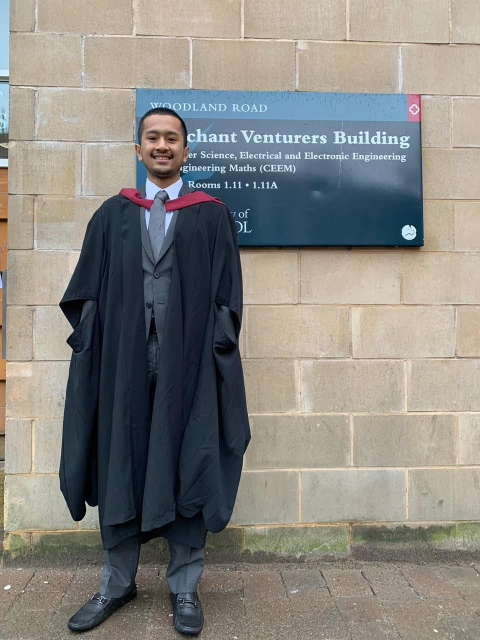
#> input picture face_image/arief_ramadhan/arief_ramadhan_4.jpg, 960 x 1280 px, given in place of the camera (shown at 1/2 size)
$ jupyter execute --allow-errors face_recognition.ipynb   (older library calls are emulated)   (text cells are left out)
#> lines starting #> are read from the running program, lines starting #| are printed output that depends on the picture; after the words box and inside, x2 and y2 are one past the last pixel; in counts of white or black regions, pixels touching at a corner belong together
[cell 1]
import cv2
import os
import pickle
import numpy as np
from PIL import Image

[cell 2]
# Search your opencv location by running this print statement.
# My opencv location is : C:\Users\ACER\AppData\Roaming\Python\Python37\site-packages\cv2
# Go to a folder named "data" and copy the 'haarcascade_frontalface_alt2.xml' to your folder
print(cv2.__file__)

[cell 3]
# Import opencv buildin cascade classifier
face_cascade = cv2.CascadeClassifier('cascades/haarcascade_frontalface_alt2.xml')

[cell 4]
# Accessing web cam. Press q to quit the camera

cap = cv2.VideoCapture(0)

while(True):
    # Capture frame-by-frame
    ret, frame = cap.read()
#> frame is the input picture: shape (1280, 960, 3); mean B, G, R 128.5, 134, 135.7
    gray = cv2.cvtColor(frame, cv2.COLOR_BGR2GRAY)
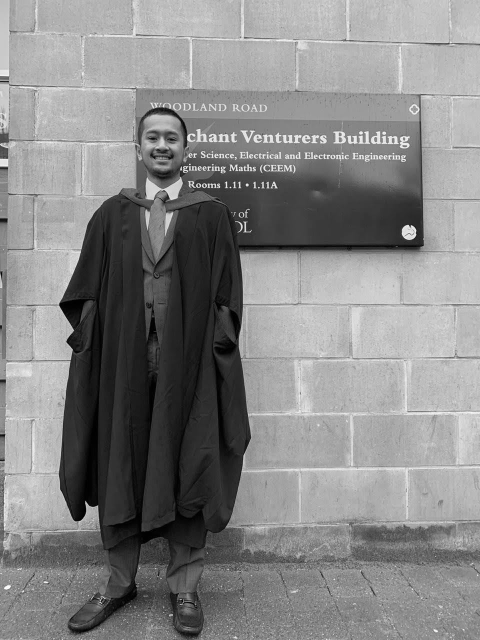
#> gray: shape (1280, 960) (shown at 1/2 size); min 0, max 255, mean 133.8
    faces = face_cascade.detectMultiScale(gray, minNeighbors = 5) #scaleFactor
#> faces = [[270, 233, 109, 109]]

    # x,y = start of the faces frame(top left)
    # w,h = width and height of frame
    for (x, y, w, h) in faces:

        roi_gray = gray[y:y+h, x:x+w]
        roi_color = frame[y:y+h, x:x+w]
        #img_item = 'my_image.png'
        #cv2.imwrite(img_item, roi_gray)

        # Draw a rectangle around detected faces
        color = (255, 0, 0) #BGR (opencv default)
        stroke = 2 #line thickness
        end_cord_x = x+w
        end_cord_y = y+h
        cv2.rectangle(frame, (x,y), (end_cord_x, end_cord_y), color, stroke)
#> this loop made 1 pass
#> (x, y, w, h, color, stroke, end_cord_x, end_cord_y) on pass 1: (270, 233, 109, 109, (255, 0, 0), 2, 379, 342)
#> pass 1, `roi_gray = gray[y:y+h, x:x+w]`:
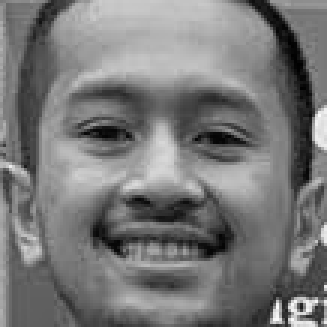
#> roi_gray: shape (109, 109) (shown 3 times larger); min 1, max 250, mean 119.8
#> pass 1, `roi_color = frame[y:y+h, x:x+w]`:
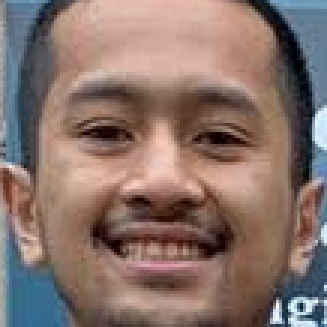
#> roi_color: shape (109, 109, 3) (shown 3 times larger); mean B, G, R 107, 114.2, 135.8
#> after the loop:
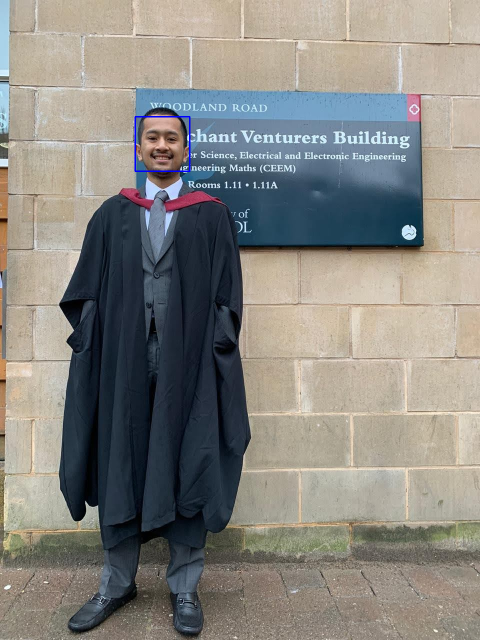
#> frame: shape (1280, 960, 3) (shown at 1/2 size); 0.11% of pixels changed, all inside (x1, y1, x2, y2) = (269, 232, 381, 344)

    # Display the resulting frame
    cv2.imshow('frame',frame)

    # Press q to quit/turn off camera
    if cv2.waitKey(20) & 0xFF == ord('q'):
#> (key q is pressed here)
        break

# When everything done, release the capture
cap.release()
cv2.destroyAllWindows()

[cell 5]
# Define image directory
image_dir = 'C:/Users/ACER/Desktop/learn_arief/opencv/face_image/'

# Initialize training set and labels
x_train = []
y_labels = []

# Create a dictionary to convert labels into numeric
current_id = 0
label_ids ={}

for root, dirs, files in os.walk(image_dir):
    for file in files:
        if file.endswith('png') or file.endswith('jpg') or file.endswith('jpeg'):
            path = os.path.join(root, file)
            label = os.path.basename(root) #os.path.dirname(path)
            #path = path.replace('\\', '/')
            print(label, path)

            if not label in label_ids:
                label_ids[label] = current_id
                current_id += 1
            id_ = label_ids[label]
            print(label_ids)

            pil_image = Image.open(path).convert('L')
            ## Rezise image (if necessary)
            # size = (550, 550)
            # final_image = pil_image.resize(size, Image.ANTIALIAS)
            image_array = np.array(pil_image, 'uint8') #change pil_image to final_image if you resize the image
            faces = face_cascade.detectMultiScale(gray, minNeighbors = 5)

            # Detect faces in the image
            for (x,y,w,h) in faces:
                roi = image_array[y:y+h, x:x+w]
                x_train.append(roi)
                y_labels.append(id_)
#> pass 2 of the loop `for root, dirs, files in os.walk(image_dir):`:
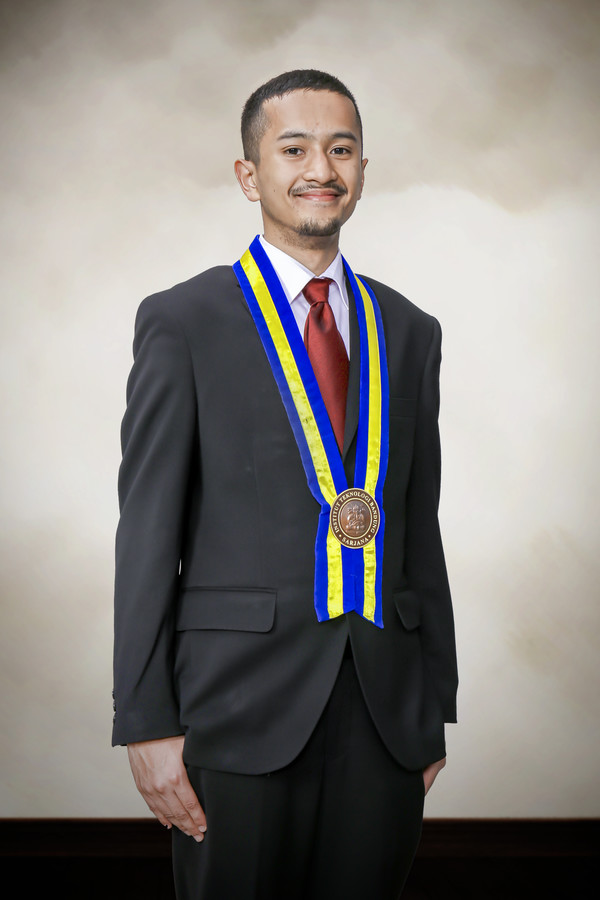
#> input picture face_image/arief_ramadhan/arief_ramadhan_2.png, 600 x 900 px
#> `pil_image = Image.open(path).convert('L')`:
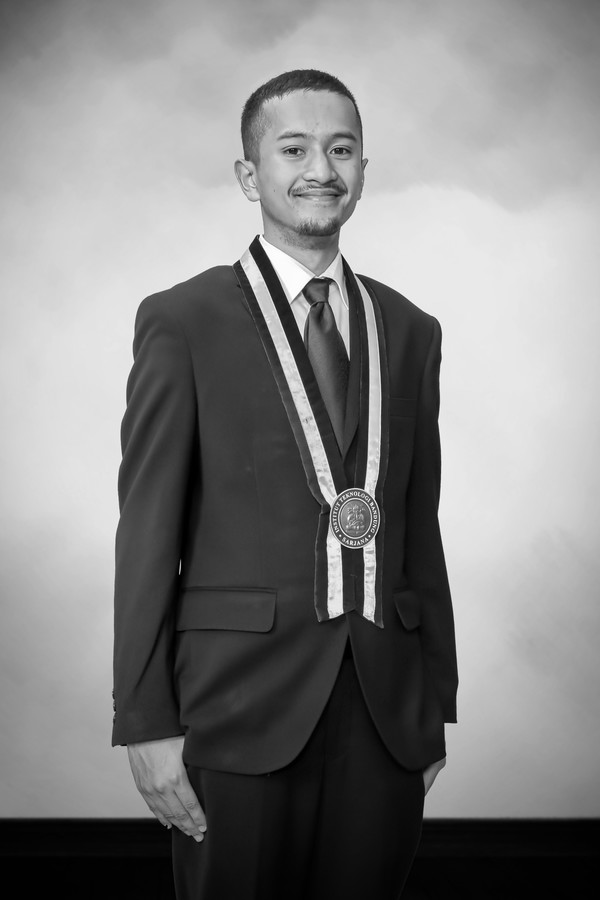
#> pil_image: PIL image 600x900 L; min 0, max 255, mean 131.2
#> the loop `for (x,y,w,h) in faces:` made 1 pass
#> pass 1, `roi = image_array[y:y+h, x:x+w]`:
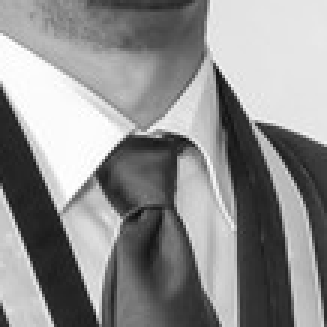
#> roi: shape (109, 109) (shown 3 times larger); min 15, max 255, mean 143
#> after the loop `for (x,y,w,h) in faces:`: x_train = 1 item; y_labels = [0]

print(y_labels)
print(x_train)

[cell 6]
# Save data label to a pickle file

with open('labels.pickle', 'wb') as f:
    pickle.dump(label_ids, f)

[cell 7]
# Import open cv recognizer
recognizer = cv2.face.LBPHFaceRecognizer_create()

[cell 8]
# Train recognizer on the images
recognizer.train(x_train, np.array(y_labels))

# Save the trained recognizer
recognizer.save('trainer.yml')

[cell 9]
# Import face detector and face recognizer
face_cascade = cv2.CascadeClassifier('cascades/haarcascade_frontalface_alt2.xml')
recognizer = cv2.face.LBPHFaceRecognizer_create()
recognizer.read('trainer.yml')

# Optional: use Haar Cascade for eyes. Get it from the same folder where you find the haarcascade_frontalface_alt2.xml
eye_cascade = cv2.CascadeClassifier('cascades/haarcascade_eye.xml')

[cell 10]
# Inverse label
label = {v:k for k,v in label_ids.items()}
#> label = {0: 'arief_ramadhan'}
#> (the rest of this cell did not finish here and is left out)

[cell 11]
# Accessing web cam. Press q to quit the camera

## Initialize web cam
cap = cv2.VideoCapture(0)

while(True):
    # Capture frame-by-frame
    ret, frame = cap.read()
    gray = cv2.cvtColor(frame, cv2.COLOR_BGR2GRAY)
    faces = face_cascade.detectMultiScale(gray, minNeighbors = 5)

    for (x, y, w, h) in faces:
        roi_gray = gray[y:y+h, x:x+w]
        roi_color = frame[y:y+h, x:x+w]
        id_, conf = recognizer.predict(roi_gray)

        img_item = 'my_image.png'
        cv2.imwrite(img_item, roi_gray)

        if conf >= 45:
            print(id_)
            print(label[id_])

            # Draw labels on the Haar Cascade rectangle
            font = cv2.FONT_HERSHEY_SIMPLEX
            name = label[id_]
            color = (255, 255, 255)
            stroke = 2
            cv2.putText(frame, name, (x,y), font, 1, color, stroke, cv2.LINE_AA)

        # Draw a rectangle around detected faces
        color = (255, 0, 0) #BGR (opencv default)
        stroke = 2 #line thickness
        end_cord_x = x+w
        end_cord_y = y+h
        cv2.rectangle(frame, (x,y), (end_cord_x, end_cord_y), color, stroke)
#> this loop made 1 pass
#> (x, y, w, h, id_, conf, img_item, color) on pass 1: (270, 233, 109, 109, 0, 0, 'my_image.png', (255, 0, 0))

        ## Optional: create rectangles for eyes
#         eyes = eye_cascade.detectMultiScale(roi_gray)
#         for (ex, ey, ew, eh) in eyes:
#             cv2.rectangle(roi_color, (ex,ey), (ex+ew, ey+eh), (0,255,0), 2)

    # Display the resulting frame
    cv2.imshow('frame',frame)

    # Press q to quit/turn off camera
    if cv2.waitKey(20) & 0xFF == ord('q'):
#> (key q is pressed here)
        break

# When everything done, release the capture
cap.release()
cv2.destroyAllWindows()
